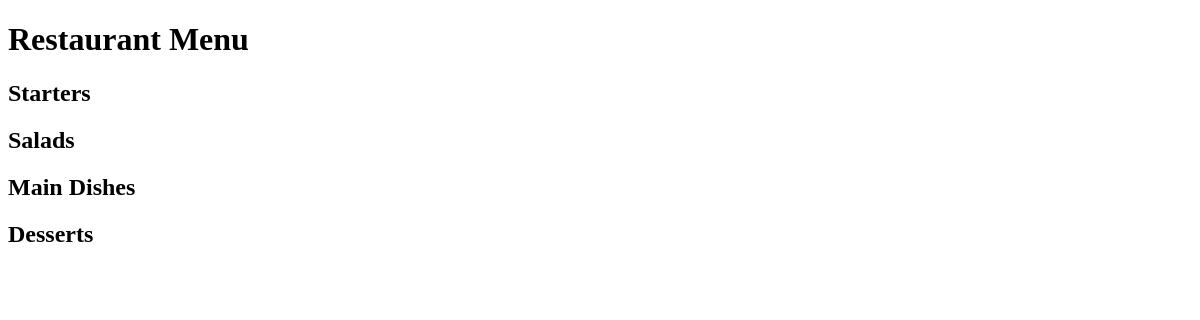
Before: / with the older database file.
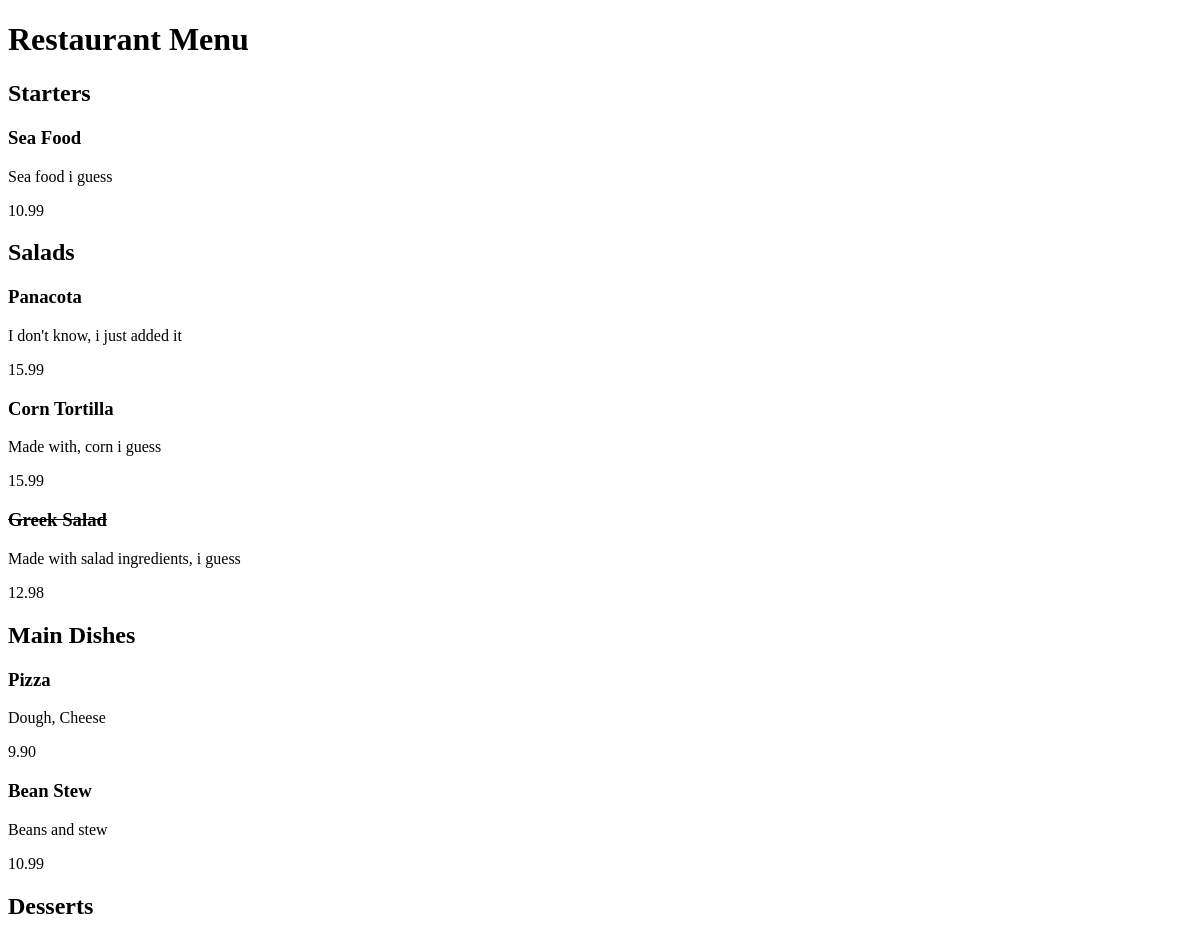
After: the same page with the newer database file.
### restaurant_menu/models.py (models this page shows, shortened)
class Item(models.Model):
    meal = models.CharField(max_length=1000, unique=True)
    description = models.CharField(max_length=2000)
    price = models.DecimalField(max_digits=10, decimal_places=2)
    category = models.CharField(max_length=200, choices=CATEGORIES)
    author = models.ForeignKey(User, on_delete=models.PROTECT)
    status = models.IntegerField(choices=STATUS, default=0)
    date_created = models.DateTimeField(auto_now_add=True)
    date_updates = models.DateTimeField(auto_now=True)

### restaurant_menu/views.py (the view)
# urls.py: path('', views.MenuList.as_view(), name='home'),
class MenuList(generic.ListView):
    queryset = Item.objects.order_by("date_created")
    template_name = "index.html"
    def get_context_data(self, *, object_list=None, **kwargs):
        context = super().get_context_data(**kwargs)
        context["meals"] = CATEGORIES
        return context

### restaurant_menu/templates/index.html (shortened to what this page needs)
<!DOCTYPE html>
<html lang="en">
<head>
</head>
<body>
    <h1>Restaurant Menu</h1>
    {% for meal in meals %}
        <h2>{{ meal.1 }}</h2>
        {% for row in item_list %}
            {% if row.category == meal.0 %}
                {% if row.status == 0 %}
                    <h3><del>{{ row.meal }}</del></h3>
                    <p>{{ row.description }}</p>
                    <p>{{ row.price }}</p>
                {% else %}
                    <h3>{{ row.meal }}</h3>
                    <p>{{ row.description }}</p>
                    <p>{{ row.price }}</p>
                {% endif %}
            {% endif %}
        {% endfor %}
    {% endfor %}
</body>
</html>

Changed rows visible on the page:
added Item: meal "Sea Food", description "Sea food i guess", price "10.99", shown under "Starters"
added Item: meal "Panacota", description "I don't know, i just added it", price "15.99", shown under "Salads"
added Item: meal "Corn Tortilla", description "Made with, corn i guess", price "15.99", shown under "Salads"
added Item: meal "Greek Salad", description "Made with salad ingredients, i guess", price "12.98", shown under "Salads"
added Item: meal "Pizza", description "Dough, Cheese", price "9.90", shown under "Main Dishes"
added Item: meal "Bean Stew", description "Beans and stew", price "10.99", shown under "Main Dishes"
